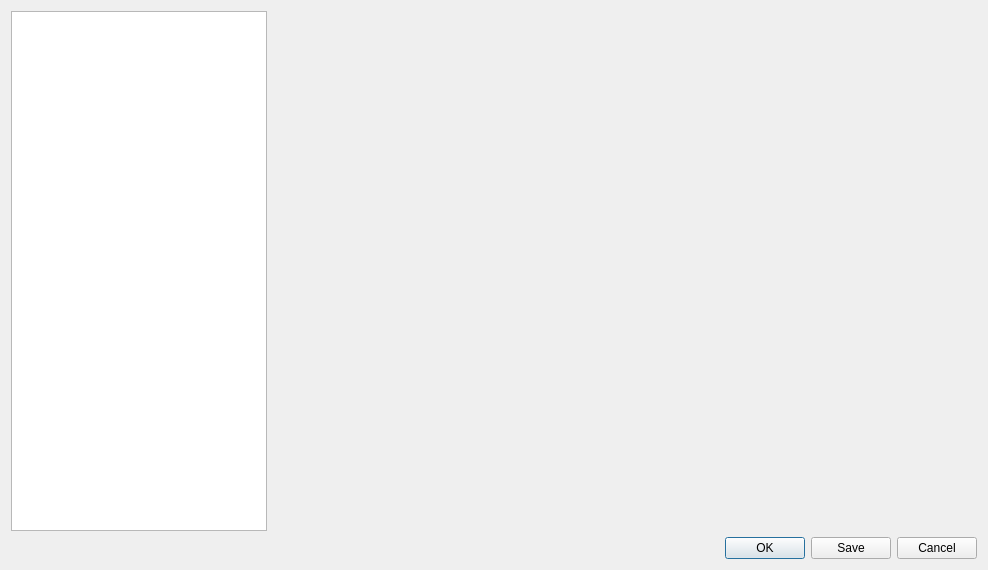
<?xml version="1.0" encoding="UTF-8"?>
<ui version="4.0">
 <class>SettingsDialog</class>
 <widget class="QDialog" name="SettingsDialog">
  <property name="geometry">
   <rect>
    <x>0</x>
    <y>0</y>
    <width>988</width>
    <height>570</height>
   </rect>
  </property>
  <property name="windowTitle">
   <string>Settings</string>
  </property>
  <property name="autoFillBackground">
   <bool>true</bool>
  </property>
  <property name="locale">
   <locale language="English" country="UnitedStates"/>
  </property>
  <layout class="QGridLayout" name="gridLayout">
   <item row="0" column="1">
    <widget class="QWidget" name="content" native="true">
     <property name="sizePolicy">
      <sizepolicy hsizetype="Expanding" vsizetype="Expanding">
       <horstretch>0</horstretch>
       <verstretch>0</verstretch>
      </sizepolicy>
     </property>
    </widget>
   </item>
   <item row="0" column="0">
    <widget class="QTreeWidget" name="settingsTree">
     <property name="sizePolicy">
      <sizepolicy hsizetype="Fixed" vsizetype="Expanding">
       <horstretch>0</horstretch>
       <verstretch>0</verstretch>
      </sizepolicy>
     </property>
     <attribute name="headerVisible">
      <bool>false</bool>
     </attribute>
     <column>
      <property name="text">
       <string notr="true">1</string>
      </property>
     </column>
    </widget>
   </item>
   <item row="1" column="0" colspan="2">
    <layout class="QHBoxLayout" name="horizontalLayout">
     <item>
      <spacer name="horizontalSpacer">
       <property name="orientation">
        <enum>Qt::Horizontal</enum>
       </property>
       <property name="sizeHint" stdset="0">
        <size>
         <width>40</width>
         <height>20</height>
        </size>
       </property>
      </spacer>
     </item>
     <item>
      <widget class="QPushButton" name="okButton">
       <property name="text">
        <string>OK</string>
       </property>
       <property name="checkable">
        <bool>false</bool>
       </property>
      </widget>
     </item>
     <item>
      <widget class="QPushButton" name="saveButton">
       <property name="text">
        <string>Save</string>
       </property>
      </widget>
     </item>
     <item>
      <widget class="QPushButton" name="cancelButton">
       <property name="text">
        <string>Cancel</string>
       </property>
      </widget>
     </item>
    </layout>
   </item>
  </layout>
 </widget>
 <resources/>
 <connections/>
</ui>
